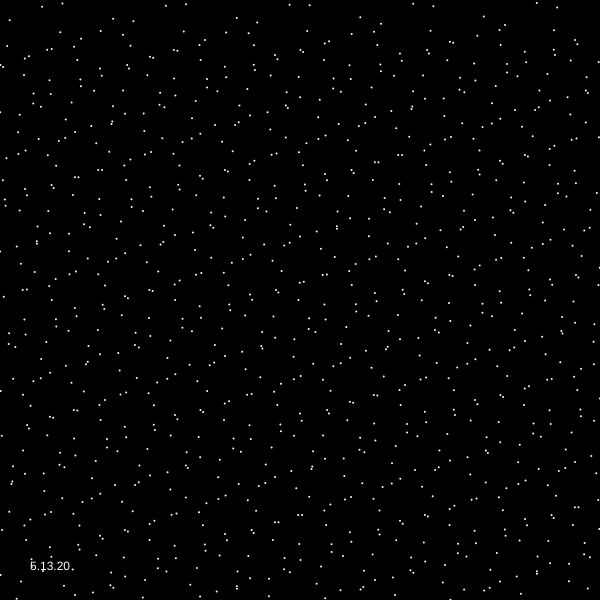
Frame 1 (no input)
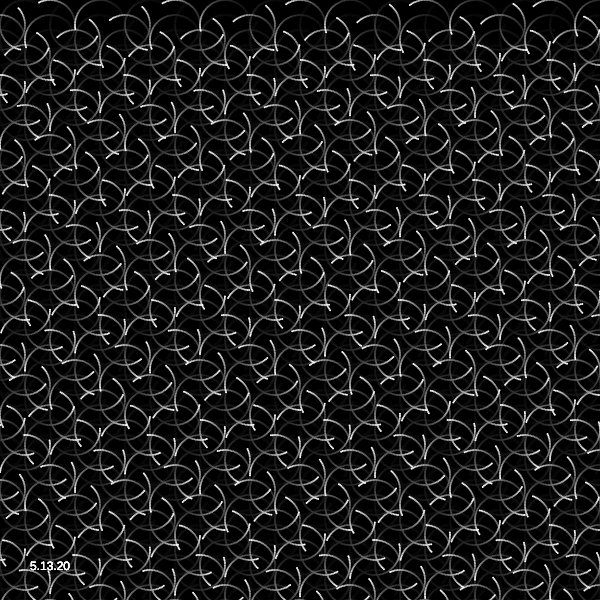
Frame 60 (no input)
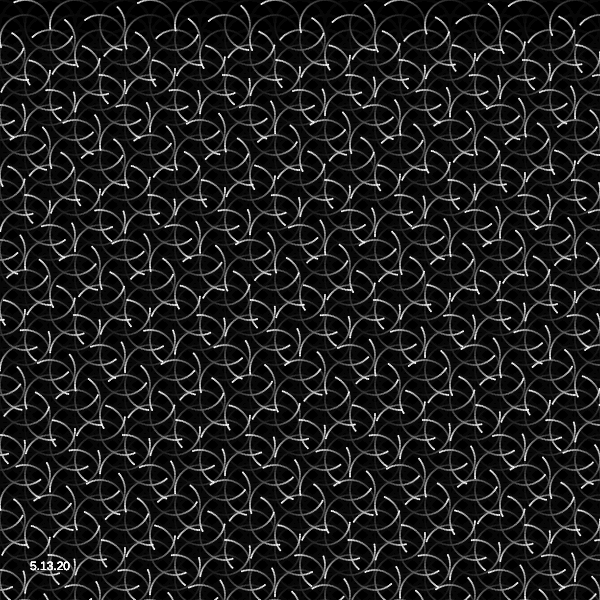
Frame 120 (the mouse pressed at the canvas centre since frame 60)

The p5.js sketch that drew these frames (run headless with seeded random() and noise() and a simulated clock; from frame 60 on, the mouse is pressed at the canvas centre):

// p5.js sketch
// ── sketch.js
var t;
var theta;
var maxFrameCount = 100; // frameCount, change for faster or slower animation

function setup() {
  createCanvas(600, 600);
  noStroke();
  background(0)
}

function draw() {
  background(0, 15);
    fill(255);
  text("5.13.20", 30, height - 30)
  translate(width/2, height/2); // translate 0,0 to center

  t = frameCount/maxFrameCount;
  theta = TWO_PI*t;

  for ( var x= -width/2; x <= width/2; x += 25) {
    for (var y= -height/2; y <= height/2; y += 15) {
      var offSet = 0.1*x+y+y;   // play with offSet to change map below

      var x2 = map(sin(-theta+offSet), 0, 1, 0, 25); // map x position
      var y2 = map(cos(-theta+offSet), 0, 1, 25, 0); // map y position
       var sz2 = map(sin(-theta+offSet), 0, 1, 2, 20); // map size off the ellipse
      fill(255); // color with gradient created
    //  stroke(250-(x/2) - 10, 250-(y/2) - 10 , 150+(x/6) - 10)
      ellipse(x+x2, y+y2, 2, 2);

    }
  }

}
